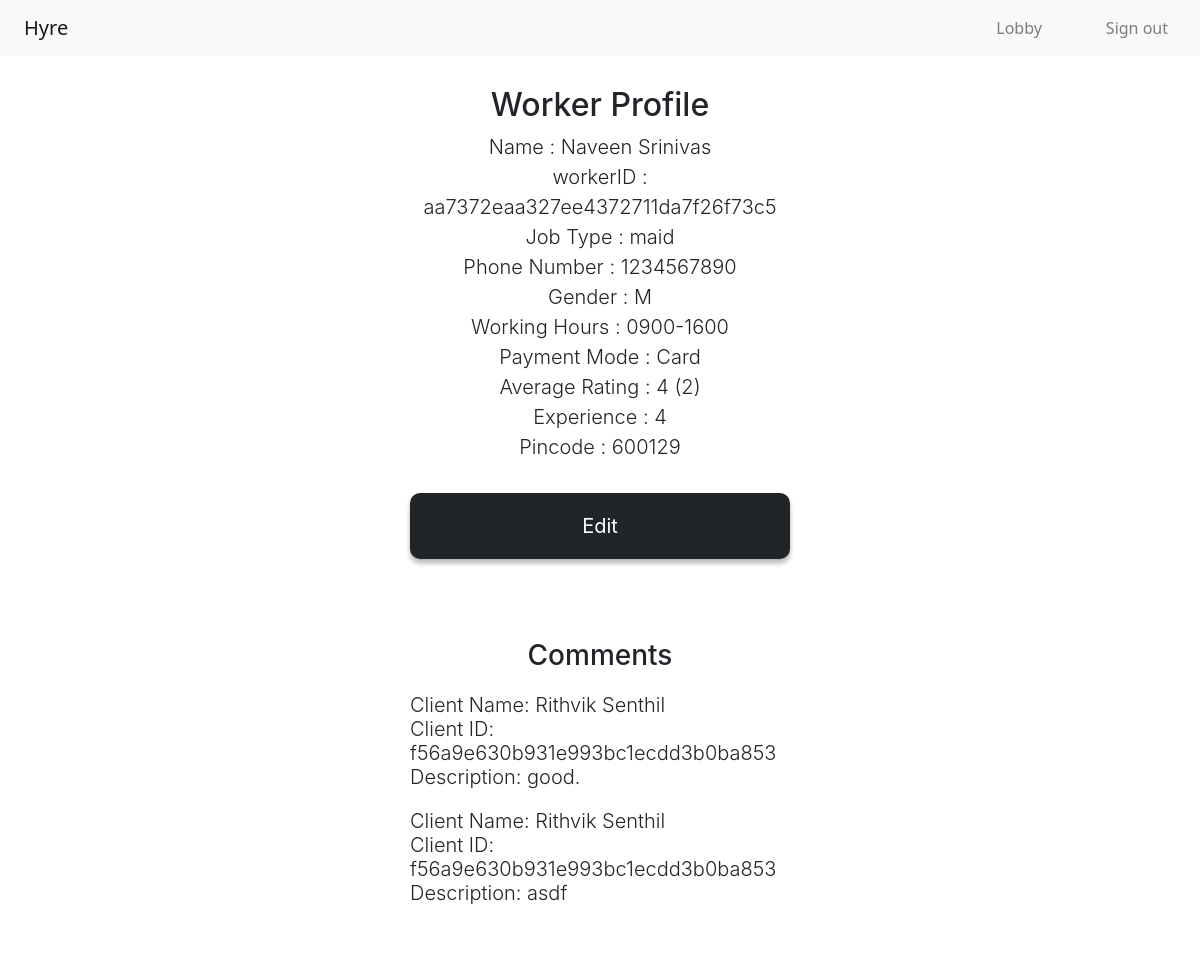
The page /workerProfile.php?workerID=aa7372eaa327ee4372711da7f26f73c5 (signed in) on the database its author committed.
### tables this page shows
CREATE TABLE `worker` (
  `workerID` varchar(32) NOT NULL,
  `workerName` varchar(30) NOT NULL,
  `jobType` varchar(30) NOT NULL,
  `workingHours` varchar(20) NOT NULL DEFAULT '9am to 6pm',
  `experience` tinyint(11) NOT NULL,
  `paymentMode` varchar(50) NOT NULL DEFAULT 'Cash',
  `photo` blob NOT NULL,
  `reputationCount` int(11) NOT NULL DEFAULT 0,
  `averageRating` float NOT NULL DEFAULT 0,
  `ratingCount` smallint(6) NOT NULL DEFAULT 0
);

CREATE TABLE `account` (
  `name` varchar(30) NOT NULL,
  `phoneNumber` bigint(10) NOT NULL,
  `gender` char(1) NOT NULL DEFAULT 'M',
  `dOB` date NOT NULL,
  `pincode` int(6) NOT NULL,
  `aadhaar` bigint(16) NOT NULL,
  `password` varchar(32) NOT NULL,
  `userType` char(1) NOT NULL DEFAULT 'W',
  `ID` varchar(32) NOT NULL,
  `accountStatus` tinyint(4) NOT NULL DEFAULT 1,
  `reportCount` smallint(6) NOT NULL DEFAULT 0
);

CREATE TABLE `comment` (
  `commentID` int(11) NOT NULL,
  `jobID` int(11) NOT NULL,
  `workerID` varchar(32) NOT NULL,
  `workerName` varchar(30) NOT NULL,
  `clientID` varchar(32) NOT NULL,
  `clientName` varchar(30) NOT NULL,
  `rating` tinyint(4) NOT NULL DEFAULT 0,
  `description` varchar(1000) NOT NULL
);

### workerProfile.php (the view, shortened to what this page needs)
<?php
include 'config.php' ;
if( $_SESSION['userType'] ){
    $workerID = "" ;
    if( isset($_GET['workerID']) ){
        $workerID = $_GET['workerID'] ;
    }
    $selectWorkers = "SELECT * FROM worker,account where worker.workerID=account.ID and workerID = '$workerID' ";
    $result = mysqli_query( $conn, $selectWorkers ) ;
    $row = mysqli_fetch_assoc($result) ;
    $workerID = $row['workerID'] ;
    $name = $row['workerName'] ;
    $jobType = $row['jobType'] ;
    $workingHours = $row['workingHours'] ;
    $phoneNumber = $row['phoneNumber'] ;
    $gender = $row['gender'] ;
    $averageRating = $row['averageRating'] ;
    $ratingCount = $row['ratingCount'] ;
    $paymentMode = $row['paymentMode'] ;
    $experience = $row['experience'] ;
    $pincode = $row['pincode'] ;
?>
<!DOCTYPE html>
<html>
    <head>
        <link rel="stylesheet" type="text/css" href="1Level/darkTheme.css">
        <link rel="stylesheet" href="https://cdn.jsdelivr.net/npm/bootstrap@4.0.0/dist/css/bootstrap.min.css">
    <link href="https://cdn.jsdelivr.net/npm/bootstrap@5.2.0-beta1/dist/css/bootstrap.min.css" rel="stylesheet">
</head>
    <body>
    <nav class="navbar navbar-expand-lg navbar-light bg-light">
        <a class="navbar-brand ms-4" href="index.html">Hyre</a>
        <div class="collapse navbar-collapse" id="navbarToggleButton">
        <ul class="navbar-nav px-4 ms-auto">
            <li class="nav-item"><a class="nav-link" href='mainlobby.php'>Lobby</a></li>
        </ul>
        <ul class="navbar-nav px-4">
            <li class="nav-item"><a class="nav-link" href='logout.php'>Sign out</a></li>
        </ul>
        </div>
    </nav>
            <div class="form">
                <h2 style='text-align:center'>Worker Profile</h2>
                <?php
                echo "<p>Name : $name<br> workerID : $workerID<br>";
                echo "Job Type : $jobType<br> Phone Number : $phoneNumber<br>Gender : $gender<br>Working Hours : $workingHours<br>" ;
                echo "Payment Mode : $paymentMode<br>Average Rating : $averageRating ($ratingCount)<br>Experience : $experience<br>Pincode : $pincode<br>" ;
                if( $_SESSION['userType'] == "C" ){
                    echo "<div style='text-align:center;'><h3 style='font-size:1.25rem;font-weight:300; margin-top:20px; margin-bottom:20px'><a href='book.php?workerID=$workerID' id='submit-button'><button style='border-radius:7px'>Book Request</button></a></h3></div>" ;
                }
                else{
                    ?>
                    <div><button type="button" onclick="location.href='editWorkerDetails.php'" name="editWorkerDetails" id="submit-button" style="margin-top:15px;  border-radius:5px">Edit</button></div>
                    <?php
                }
                ?>
            </div>
            <div class="form">
                <h3 style='text-align:center'>Comments</h3>
                <?php
                $selectAllComments = "SELECT * FROM comment where workerID='$workerID' " ;
                if ( $result = mysqli_query( $conn, $selectAllComments) ) {
                    while ( $row = mysqli_fetch_assoc($result) ) {
                        $printClientID = $row['clientID'] ;
                        $clientName = $row['clientName'] ;
                        $printDescription = $row['description'] ;
                        echo "<div><h3 style='font-size:1.25rem;font-weight:300; margin-top:20px; margin-bottom:20px'>Client Name: $clientName<br>Client ID: $printClientID<br>Description: $printDescription<br></div>";
                    }
                }
                ?>
            </div>
    </body>
 </html>
 <?php
    }
    else{
        header("location:index.html") ;
    }
?>

### 1Level/darkTheme.css (style rules this page uses)
h2 { font-weight: 400; margin-bottom: 35px; color: rgb(33, 37, 41); font-family: -apple-system,system-ui,BlinkMacSystemFont,"Segoe UI",Roboto,"Helvetica Neue",Arial,sans-serif; text-align: center; margin-bottom: 10px; }
body { background-color: rgb(255, 255, 255); }
.form { margin: auto; padding-left: 50px; padding-right: 50px; padding-bottom: 50px; padding-top: 30px; background-color: white; min-height: xxx; overflow: hidden; width: 40%; border-radius: 15px; font-family: -apple-system,system-ui,BlinkMacSystemFont,"Segoe UI",Roboto,"Helvetica Neue",Arial,sans-serif; line-height: 180%; color: rgb(33, 37, 41); font-size: 17px; font-size: 1.25rem; font-weight: 300; }
h3 { font-family: -apple-system,system-ui,BlinkMacSystemFont,"Segoe UI",Roboto,"Helvetica Neue",Arial,sans-serif; font-weight: normal; font-stretch: narrower; color: rgb(33, 37, 41); font-size:1.25rem; }
button { font-size: 17px; padding: 15px; top:50%; background-color: rgb(33, 37, 41); color: white; border: none; border-radius: 10px !important; box-shadow: 0 4px 5px 0 rgba(0,0,0,0.2), 0 5px 5px 0 rgba(0,0,0,0.1); font-family: -apple-system,system-ui,BlinkMacSystemFont,"Segoe UI",Roboto,"Helvetica Neue",Arial,sans-serif; color: rgb(255, 255, 255); width: 30%; }
::placeholder { color: rgb(198, 198, 198); }
#submit-button { width: 100%; }
p { color: rgb(33, 37, 41); text-align: center; font-size: 20px; line-height: 30px; font-family: -apple-system,system-ui,BlinkMacSystemFont,"Segoe UI",Roboto,"Helvetica Neue",Arial,sans-serif; }
* { -webkit-box-sizing: border-box; -moz-box-sizing: border-box; box-sizing: border-box; }
button { transition-duration: 0.4s; }
a, a:hover, a:focus, a:active { text-decoration: none; color: inherit; }

### rows shown on the page
worker: workerName "Naveen Srinivas", workerID "aa7372eaa327ee4372711da7f26f73c5", jobType "maid", account.phoneNumber "1234567890", account.gender "M", workingHours "0900-1600", paymentMode "Card", averageRating "4", ratingCount "2", experience "4", account.pincode "600129"
comment: clientName "Rithvik Senthil", clientID "f56a9e630b931e993bc1ecdd3b0ba853", description "good."
comment: clientName "Rithvik Senthil", clientID "f56a9e630b931e993bc1ecdd3b0ba853", description "asdf"
